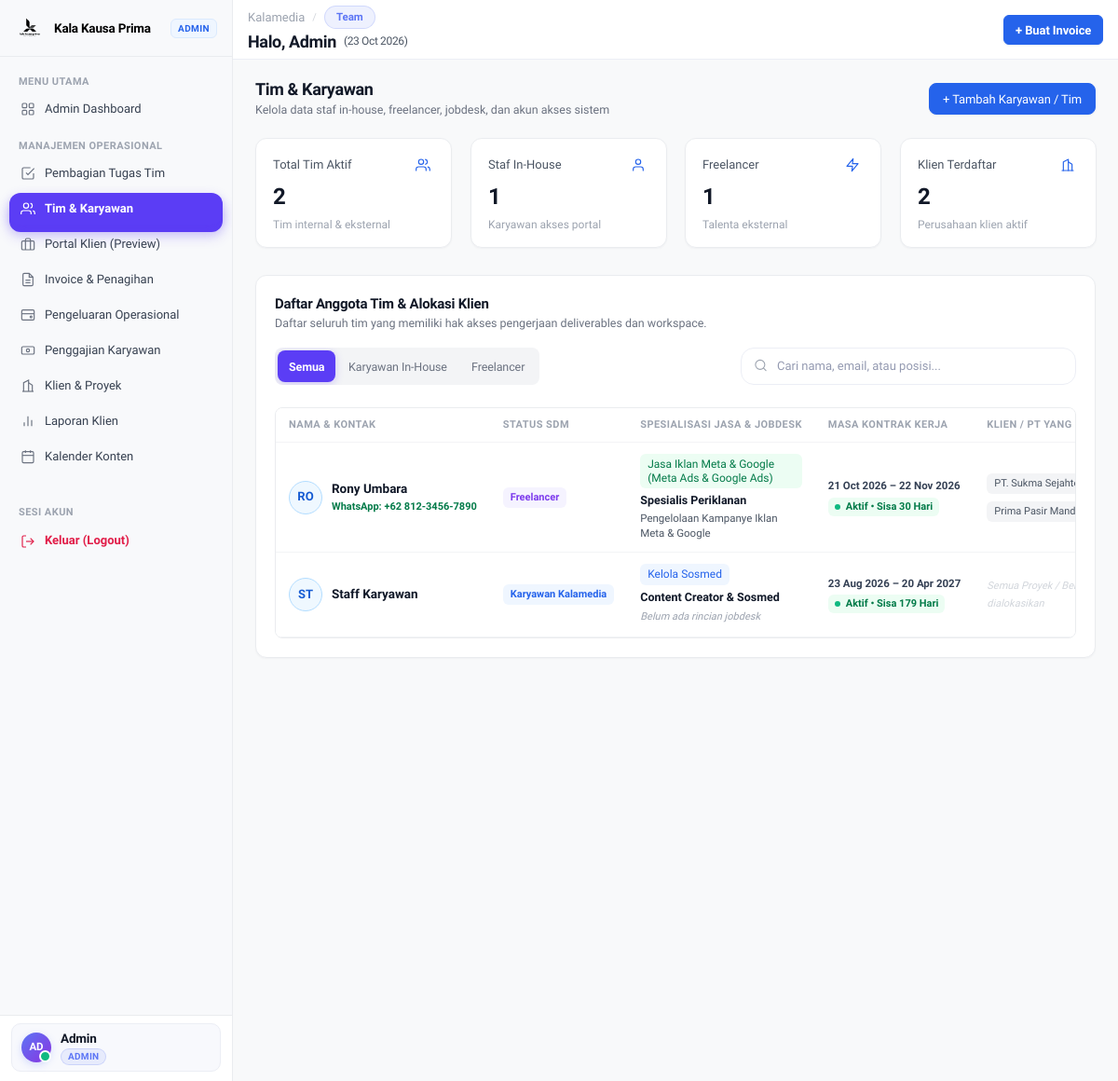
Page /team?_slot=internal&_u=u_2 (signed in) on the earlier database version.
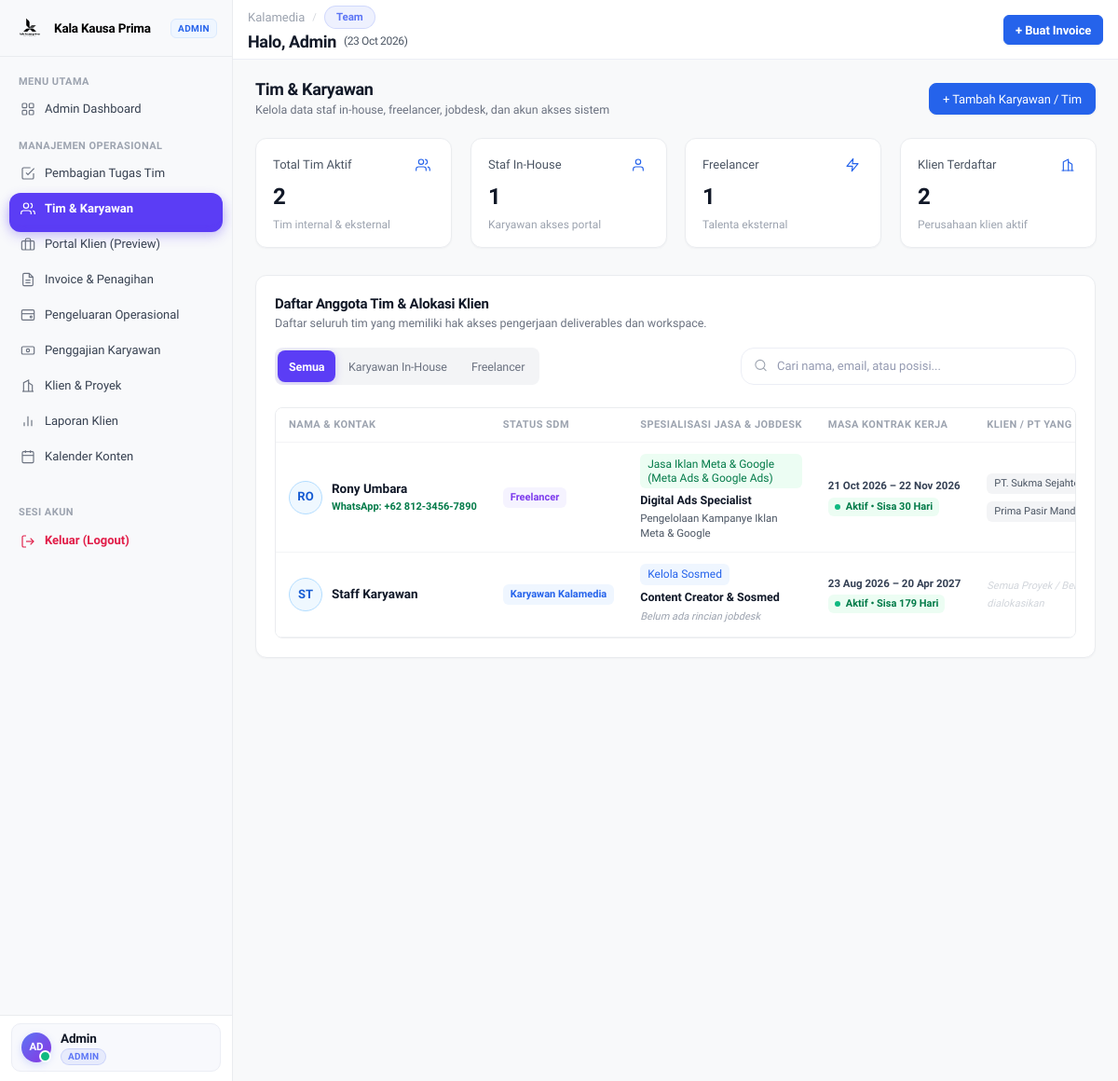
Same page on the later database version.
### tables this page shows
CREATE TABLE users (
                id INTEGER PRIMARY KEY AUTOINCREMENT,
                name VARCHAR(100) NOT NULL,
                email VARCHAR(150) UNIQUE NOT NULL,
                password VARCHAR(255) NOT NULL,
                role VARCHAR(20) NOT NULL DEFAULT 'admin', -- 'owner' or 'admin'
                avatar VARCHAR(255) DEFAULT NULL,
                created_at DATETIME DEFAULT CURRENT_TIMESTAMP
            , employment_type VARCHAR(30) DEFAULT 'internal', phone_wa VARCHAR(50) DEFAULT NULL, client_id INT DEFAULT NULL, is_active INT DEFAULT 1, position VARCHAR(150) DEFAULT NULL, jobdesk TEXT DEFAULT NULL, is_deleted INT DEFAULT 0, service_specialty VARCHAR(150) DEFAULT 'Kelola Sosmed', contract_start_date DATE DEFAULT NULL, contract_end_date DATE DEFAULT NULL);

CREATE TABLE clients (
                id INTEGER PRIMARY KEY AUTOINCREMENT,
                name VARCHAR(150) NOT NULL,
                company VARCHAR(150) NOT NULL,
                email VARCHAR(150) NOT NULL,
                phone VARCHAR(50) NOT NULL,
                address TEXT DEFAULT NULL,
                created_at DATETIME DEFAULT CURRENT_TIMESTAMP
            , logo VARCHAR(255) DEFAULT NULL, is_deleted INTEGER DEFAULT 0, company_name VARCHAR(150) DEFAULT NULL, pic_name VARCHAR(150) DEFAULT NULL, package_name VARCHAR(100) DEFAULT 'Social Media & Performance Ads', status VARCHAR(30) DEFAULT 'Active', service_type VARCHAR(200) DEFAULT 'Kelola Sosmed', contract_start_date DATE DEFAULT NULL, contract_end_date DATE DEFAULT NULL, contract_status VARCHAR(30) DEFAULT 'active');

### views/team.php (shortened to what the rows shown need)
<?php
$db = Database::getConnection();
$allClients = $db->query("
    SELECT id, company, name as pic_name
    FROM clients
    WHERE COALESCE(is_deleted, 0) = 0
    ORDER BY company ASC
")->fetchAll();
$teamMembers = $db->query("
    SELECT u.id, u.name, u.email, u.role, u.employment_type, u.position, u.jobdesk, u.phone_wa, u.avatar, u.is_active, u.created_at,
           u.service_specialty, u.contract_start_date, u.contract_end_date
    FROM users u
    WHERE u.role IN ('karyawan', 'freelancer') AND COALESCE(u.is_deleted, 0) = 0
    ORDER BY
        CASE WHEN u.employment_type = 'karyawan' THEN 1 ELSE 2 END,
        u.name ASC
")->fetchAll();
?>
<!DOCTYPE html>
<html lang="id">
<head>
  <link rel="stylesheet" href="assets/css/style.css?v=saas-linear-1.0">
</head>
<body>
  <div class="app-container">
    <main class="main-wrapper">
      <?php require_once BASE_PATH . '/includes/header.php'; ?>
      <div class="content-body">
        <div class="page-header-bar" style="display: flex; justify-content: space-between; align-items: center; margin-bottom: 20px; flex-wrap: wrap; gap: 12px;">
          <div>
            <h1 class="page-title" style="font-size: 18px; font-weight: 600; color: #111827; letter-spacing: -0.02em; margin: 0;">Tim &amp; Karyawan</h1>
          </div>
        </div>
        <div class="bento-table-card" style="overflow: visible; min-width: 0; max-width: 100%;">
          <div style="margin-bottom: 16px;">
            <h2 class="panel-title" style="font-size: 15px; font-weight: 600; color: #111827; margin: 0; letter-spacing: -0.015em;">
              Daftar Anggota Tim &amp; Alokasi Klien
            </h2>
          </div>
          <div class="kala-table-scroll table-responsive" style="width:100%; overflow-x:auto; -webkit-overflow-scrolling:touch; display:block;">
            <table class="table-custom" style="min-width: 960px; width: 100%;">
              <thead>
                <tr>
                  <th style="min-width: 220px; white-space: nowrap;">NAMA &amp; KONTAK</th>
                  <th style="min-width: 130px; white-space: nowrap;">STATUS SDM</th>
                  <th style="min-width: 200px; white-space: nowrap;">SPESIALISASI JASA &amp; JOBDESK</th>
                  <th style="min-width: 150px; white-space: nowrap;">MASA KONTRAK KERJA</th>
                  <th style="min-width: 180px; white-space: nowrap;">KLIEN / PT YANG DIPEGANG</th>
                </tr>
              </thead>
              <tbody id="team-table-body">
                <?php if (empty($teamMembers)): ?>
                  <tr id="empty-team-row">
                    <td colspan="7" style="text-align: center; color: var(--text-muted); padding: 48px;">
                      <svg width="28" height="28" viewBox="0 0 24 24" fill="none" stroke="#9CA3AF" stroke-width="1.75" stroke-linecap="round" stroke-linejoin="round" style="margin: 0 auto 8px; display: block;"><path d="M17 21v-2a4 4 0 0 0-4-4H5a4 4 0 0 0-4 4v2"/><circle cx="9" cy="7" r="4"/><path d="M23 21v-2a4 4 0 0 0-3-3.87"/><path d="M16 3.13a4 4 0 0 1 0 7.75"/></svg>
                      <div style="font-weight: 600; color: #111827; margin-bottom: 4px; font-size: 14px;">Belum Ada Anggota Tim</div>
                      <p style="font-size: 12.5px; color: #6B7280; margin: 0 auto 16px; max-width: 400px;">
                        Klik tombol "+ Tambah Karyawan / Tim" di atas untuk mendaftarkan karyawan atau freelancer pertama Anda.
                      </p>
                      <button type="button" class="btn btn-primary btn-sm" onclick="openModal('modal-create-team-member')">
                        + Tambah Karyawan / Tim
                      </button>
                    </td>
                  </tr>
                <?php else: ?>
                  <?php
                  $today = date('Y-m-d');
                  foreach ($teamMembers as $m):
                    $spec = $m['service_specialty'] ?? '';
                    $specClass = 'service-tag-default';
                    if (stripos($spec, 'sosmed') !== false) $specClass = 'service-tag-sosmed';
                    elseif (stripos($spec, 'desain') !== false) $specClass = 'service-tag-desain';
                    elseif (stripos($spec, 'web') !== false) $specClass = 'service-tag-web';
                    elseif (stripos($spec, 'iklan') !== false) $specClass = 'service-tag-ads';
                    $wStart = $m['contract_start_date'] ?? null;
                    $wEnd = $m['contract_end_date'] ?? null;
                    $wExpired = false;
                    $wDaysLeft = null;
                    if ($wEnd) {
                        $diff = (int)ceil((strtotime($wEnd) - strtotime($today)) / 86400);
                        if ($diff < 0) {
                            $wExpired = true;
                        } else {
                            $wDaysLeft = $diff;
                        }
                    }
                  ?>
                    <tr class="team-row" data-role="<?= htmlspecialchars($m['employment_type']) ?>" data-specialty="<?= htmlspecialchars(strtolower($spec)) ?>">
                      <td style="min-width: 220px; white-space: nowrap;">
                        <div style="display: flex; align-items: center; gap: 10px;">
                          <div style="width: 36px; height: 36px; border-radius: 50%; background: #EFF8FF; color: #175CD3; display: flex; align-items: center; justify-content: center; font-weight: 800; font-size: 13px; flex-shrink: 0; border: 1px solid #B2DDFF;">
                            <?= strtoupper(substr($m['name'], 0, 2)) ?>
                          </div>
                          <div>
                            <div style="font-weight: 800; color: #101828; font-size: 13.5px;">
                              <?= htmlspecialchars($m['name']) ?>
                            </div>
                            <?php if (!empty($m['phone_wa'])): ?>
                              <a href="https://wa.me/<?= preg_replace('/[^0-9]/', '', $m['phone_wa']) ?>" target="_blank" style="font-size: 11px; color: #027A48; text-decoration: none; font-weight: 700; display: inline-flex; align-items: center; gap: 4px;">
                                <span>WhatsApp: <?= htmlspecialchars($m['phone_wa']) ?></span>
                              </a>
                            <?php endif; ?>
                          </div>
                        </div>
                      </td>
                      <td style="min-width: 130px; white-space: nowrap;">
                        <?php if ($m['employment_type'] === 'freelancer'): ?>
                          <span class="team-badge-freelancer">Freelancer</span>
                        <?php else: ?>
                          <span class="team-badge-karyawan">Karyawan Kalamedia</span>
                        <?php endif; ?>
                      </td>
                      <td style="min-width: 200px;">
                        <?php if (!empty($spec)): ?>
                          <div>
                            <span class="service-tag <?= $specClass ?>"><?= htmlspecialchars($spec) ?></span>
                          </div>
                        <?php endif; ?>
                        <div style="font-weight: 700; color: #101828; font-size: 12.5px; margin-bottom: 2px;">
                          <?= htmlspecialchars($m['position'] ?: 'Spesialis Tim') ?>
                        </div>
                        <?php if (!empty($m['jobdesk'])): ?>
                          <div style="font-size: 11.5px; color: var(--text-secondary); max-width: 280px; line-height: 1.4; display: -webkit-box; -webkit-line-clamp: 2; -webkit-box-orient: vertical; overflow: hidden;" title="<?= htmlspecialchars($m['jobdesk']) ?>">
                            <?= nl2br(htmlspecialchars($m['jobdesk'])) ?>
                          </div>
                        <?php else: ?>
                          <span style="font-size: 11px; color: var(--text-muted); font-style: italic;">Belum ada rincian jobdesk</span>
                        <?php endif; ?>
                      </td>
                      <td style="min-width: 150px; white-space: nowrap;">
                        <?php if ($wStart && $wEnd): ?>
                          <div style="font-size: 11.5px; color: #344054; font-weight: 600; margin-bottom: 4px;">
                            <?= date('d M Y', strtotime($wStart)) ?> &ndash; <?= date('d M Y', strtotime($wEnd)) ?>
                          </div>
                        <?php else: ?>
                          <div style="font-size: 11px; color: var(--text-muted); font-style: italic; margin-bottom: 4px;">Belum diset</div>
                        <?php endif; ?>
                        <?php if ($wExpired): ?>
                          <span style="background: #FEF3F2; color: #B42318; border: none; font-size: 11px; font-weight: 600; padding: 2px 7px; border-radius: 6px; display: inline-flex; align-items: center;">
                            <span class="status-dot dot-red"></span> Kontrak Berakhir
                          </span>
                        <?php elseif ($wDaysLeft !== null): ?>
                          <span style="background: #ECFDF3; color: #027A48; border: none; font-size: 11px; font-weight: 600; padding: 2px 7px; border-radius: 6px; display: inline-flex; align-items: center;">
                            <span class="status-dot dot-green"></span> Aktif • Sisa <?= $wDaysLeft ?> Hari
                          </span>
                        <?php endif; ?>
                      </td>
                      <td style="min-width: 180px;">
                        <?php if (!empty($m['assigned_clients'])): ?>
                          <div style="display: flex; flex-wrap: wrap; max-width: 260px; gap: 4px;">
                            <?php foreach ($m['assigned_clients'] as $ac): ?>
                              <span class="client-tag-pill"><?= htmlspecialchars($ac['company']) ?></span>
                            <?php endforeach; ?>
                          </div>
                        <?php else: ?>
                          <span style="font-size: 11px; color: var(--text-tertiary); font-style: italic;">Semua Proyek / Belum dialokasikan</span>
                        <?php endif; ?>
                      </td>
                    </tr>
                  <?php endforeach; ?>
                <?php endif; ?>
              </tbody>
            </table>
          </div>
        </div>
      </div>
    </main>
  </div>
  <?php require_once BASE_PATH . '/includes/footer.php'; ?>

Differences in the rows shown:
changed users "Rony Umbara": position "Spesialis Periklanan" → "Digital Ads Specialist"
